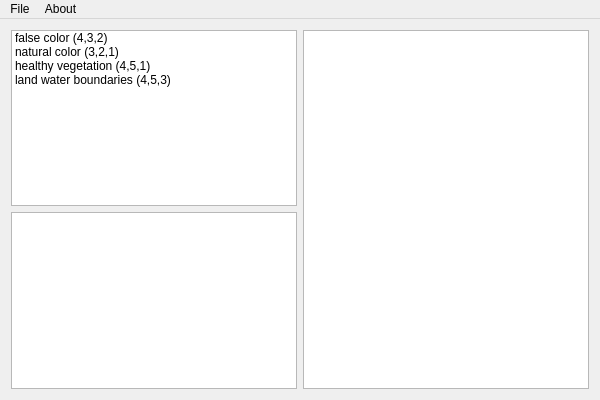
<?xml version="1.0" encoding="UTF-8"?>
<ui version="4.0">
 <class>VegetationAnalyzer</class>
 <widget class="QMainWindow" name="VegetationAnalyzer">
  <property name="geometry">
   <rect>
    <x>0</x>
    <y>0</y>
    <width>600</width>
    <height>400</height>
   </rect>
  </property>
  <property name="windowTitle">
   <string>VegetationAnalyzer</string>
  </property>
  <widget class="QWidget" name="centralWidget">
   <layout class="QHBoxLayout" name="horizontalLayout">
    <item>
     <layout class="QVBoxLayout" name="verticalLayout">
      <item>
       <widget class="QListWidget" name="listWidget">
        <item>
         <property name="text">
          <string>false color (4,3,2)</string>
         </property>
        </item>
        <item>
         <property name="text">
          <string>natural color (3,2,1)</string>
         </property>
        </item>
        <item>
         <property name="text">
          <string>healthy vegetation (4,5,1)</string>
         </property>
        </item>
        <item>
         <property name="text">
          <string>land water boundaries (4,5,3)</string>
         </property>
        </item>
       </widget>
      </item>
      <item>
       <widget class="QTextBrowser" name="textBrowser"/>
      </item>
     </layout>
    </item>
    <item>
     <widget class="QGraphicsView" name="graphicsView"/>
    </item>
   </layout>
  </widget>
  <widget class="QMenuBar" name="menuBar">
   <property name="geometry">
    <rect>
     <x>0</x>
     <y>0</y>
     <width>600</width>
     <height>25</height>
    </rect>
   </property>
   <widget class="QMenu" name="menuAnalyzer">
    <property name="title">
     <string>File</string>
    </property>
    <addaction name="actionOpen"/>
    <addaction name="separator"/>
    <addaction name="actionQuit"/>
   </widget>
   <widget class="QMenu" name="menuAbout">
    <property name="title">
     <string>About</string>
    </property>
   </widget>
   <addaction name="menuAnalyzer"/>
   <addaction name="menuAbout"/>
  </widget>
  <action name="actionQuit">
   <property name="text">
    <string>Quit</string>
   </property>
  </action>
  <action name="actionOpen">
   <property name="text">
    <string>Open</string>
   </property>
   <property name="shortcut">
    <string>Ctrl+O</string>
   </property>
  </action>
 </widget>
 <layoutdefault spacing="6" margin="11"/>
 <resources/>
 <connections/>
</ui>
